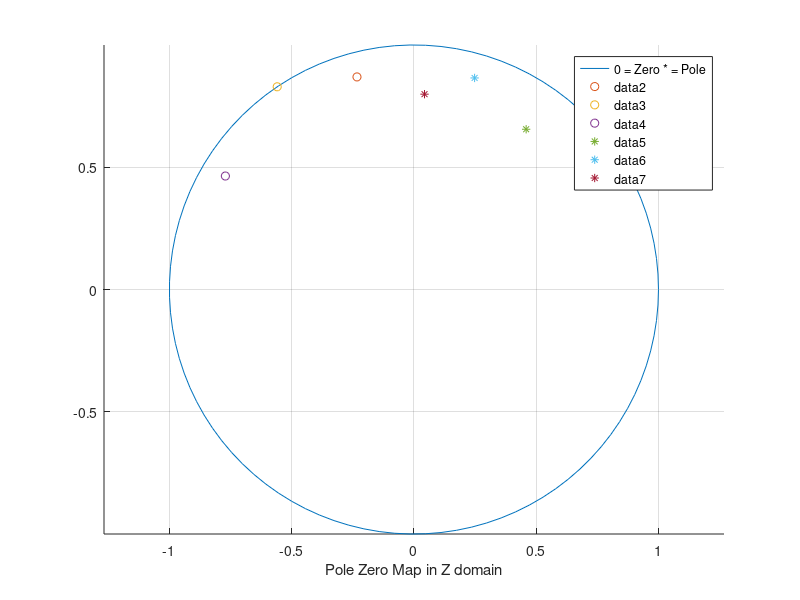

The MATLAB script that drew this image:
%% Deuteranopia Combined Filter Analysis
% This analysis is based on assuming the filter characteristics to be
% ideal. This is not true in the real world scenario. The graph will have
% infinite number of poles and infinite number of zeros to get the ideal
% characteristics

%% Clearing previous values

clear all
clc


%% For Expanded Transfer function

disp ('Expanded Transfer Functions');
 num = [1 1+i];
 den = [1 1];
 n_roots = roots(num);
 d_roots = roots(den);


%% Zeros of the transfer functions

n_roots = [0.9*cos(105*pi/180)+i*0.9*sin(105*pi/180) cos(124*pi/180)+i*sin(124*pi/180) 0.9*cos(148.96*pi/180)+i*0.9*sin(148.96*pi/180)]


%% Poles of the transfer functions

d_roots = [ 0.8*cos(55*pi/180)+i*0.8*sin(55*pi/180) 0.9*cos(74*pi/180)+i*0.9*sin(74*pi/180) 0.8*cos(86.9*pi/180)+i*0.8*sin(86.9*pi/180)]


%% Commented for complex analysis
%

% [loop1, ~] = size(n_roots);
% [loop2, ~] = size(d_roots);
% 
% for i = 1:loop1
% 
% a = real(n_roots(i));
% b = imag(n_roots(i));
% 
% r = sqrt(a^2 + b^2);
% 
% theta = atan(b/a);
% 
% zeros_mag(i) = r;
% zeros_angle(i) = theta;
% 
% end
% 
% for j = 1:loop2
% 
% c = real(n_roots(j));
% d = imag(n_roots(j));
% 
% r = sqrt(c^2 + d^2);
% 
% theta = atan(d/c);
% 
% poles_mag(j) = r;
% poles_angle(j) = theta;
% end

%% Plotting PZ map in Z domain

r = 1;
xc = 0;
yc = 0;
grid on
hold on
theta = linspace(0,2*pi);
xlabel('Pole Zero Map in Z domain')
x = r*cos(theta) + xc;
y = r*sin(theta) + yc;
plot(x,y)
legend('boxon')
legend('0 = Zero * = Pole');

[l1, m1] = size(n_roots);

[l2, m2] = size(d_roots);

for i=1:m1
    
    disp('KTB')
    
plot(real(n_roots(i)),imag(n_roots(i)),'o');

end




for i=1:m2
    
plot(real(d_roots(i)),imag(d_roots(i)),'*');

end

axis equal

%% For phase and magnitude plot

equity = 0;

equity_num = 0;
equity_den = 0;

%syms z;

w = 1:180;

x = cos((w*pi)/180) + i*sin((w*pi)/180);

z  = x;


for k = 1:(l1)
%disp('KTB');
equity_num = equity_num + z.^k * num(l1 - k + 1);

end

equity_num = equity_num + num(l1+1);


for m = 1:(l2)

equity_den = equity_den + z.^m * den(l2 - m + 1);

end


equity_den = equity_den + den(l2+1);


equity = equity_num / equity_den;



